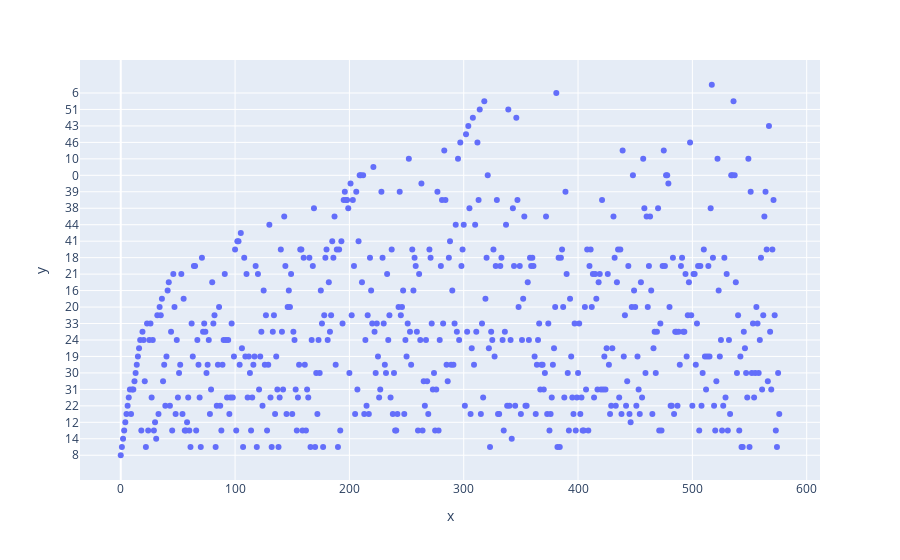

Here is the notebook cell this chart was saved with:
### Code cell
import plotly.express as px
fig1 = px.scatter(x=df_lbj.index,y=df_lbj['points'])
fig1.show()

### Figure 1 — Plotly figure (JSON) as saved in the notebook; plotly's stock layout.template omitted (floating-point values rounded to 4 significant figures; data arrays with more than 128 entries replaced by an {"elided": "..."} marker saying what was removed)
{"data": [{"hovertemplate": "x=%{x}<br>y=%{y}<extra></extra>", "legendgroup": "", "marker": {"color": "#636efa", "symbol": "circle"}, "mode": "markers", "name": "", "orientation": "h", "showlegend": false, "x": {"elided": "577 int values"}, "xaxis": "x", "y": {"elided": "577 str values"}, "yaxis": "y", "type": "scatter"}], "layout": {"xaxis": {"anchor": "y", "domain": [0, 1], "title": {"text": "x"}}, "yaxis": {"anchor": "x", "domain": [0, 1], "title": {"text": "y"}}, "legend": {"tracegroupgap": 0}, "margin": {"t": 60}}}
